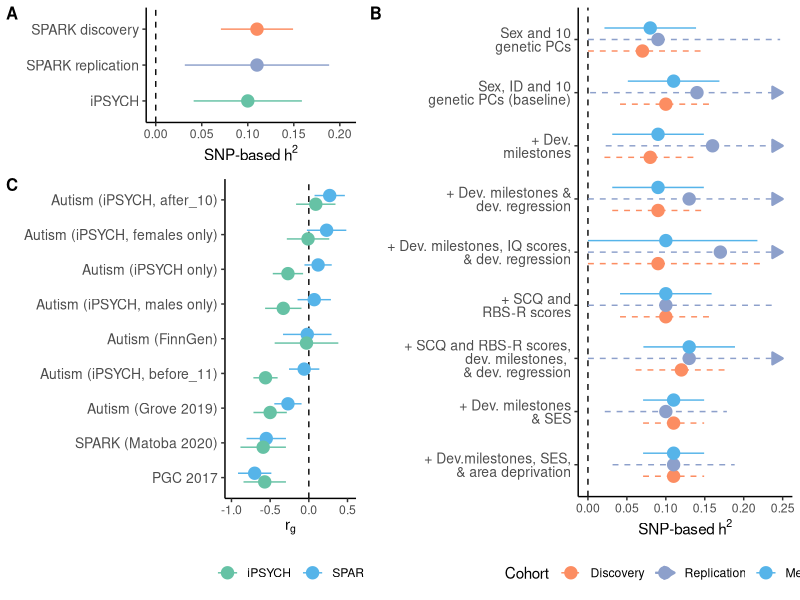

Write R code to recreate this figure.
library(ggplot2)
library(tidyverse)
library(RColorBrewer)
library(cowplot)

# Create phenotype levels with wrapped text
phenotype_levels <- rev(c(
  "Sex and 10\ngenetic PCs",
  "Sex, ID and 10\ngenetic PCs (baseline)",
  "+ Dev.\nmilestones",
  "+ Dev. milestones &\ndev. regression",
  "+ Dev. milestones, IQ scores,\n& dev. regression",
  "+ SCQ and\nRBS-R scores",
  "+ SCQ and RBS-R scores,\ndev. milestones, \n& dev. regression",
  "+ Dev. milestones\n& SES",
  "+ Dev.milestones, SES,\n& area deprivation"
))

data <- data.frame(
  Phenotype = factor(rep(phenotype_levels, 3), levels = phenotype_levels),
  h2 = c(0.11, 0.11, 0.12, 0.10, 0.09, 0.09, 0.08, 0.10, 0.07,  # Discovery
         0.11, 0.10, 0.13, 0.10, 0.17, 0.13, 0.16, 0.14, 0.09,  # Replication
         0.11, 0.11, 0.13, 0.10, 0.10, 0.09, 0.09, 0.11, 0.08), # Meta
  SE = c(0.02, 0.02, 0.03, 0.03, 0.07, 0.03, 0.03, 0.03, 0.04,  # Discovery
         0.04, 0.04, 0.07, 0.07, 0.16, 0.07, 0.07, 0.07, 0.08,  # Replication
         0.02, 0.02, 0.03, 0.03, 0.06, 0.03, 0.03, 0.03, 0.03), # Meta
  Cohort = factor(rep(c("Discovery", "Replication", "Meta-analysis"), each = 9),
                  levels = c("Discovery", "Replication", "Meta-analysis"))
)

# Calculate original CIs without constraints
data$CI_lower_orig <- data$h2 - 1.96*data$SE
data$CI_upper_orig <- data$h2 + 1.96*data$SE

# Constrain CIs to plot limits
x_min <- 0
x_max <- 0.25
data$CI_lower <- pmax(x_min, data$CI_lower_orig)
data$CI_upper <- pmin(x_max, data$CI_upper_orig)
data$cohorttype <-ifelse(data$Cohort == "Meta-analysis", 1, 0)

# Create dataset for arrows
arrows_data <- data %>%
  mutate(
    needs_right_arrow = CI_upper_orig > x_max,
    needs_left_arrow = CI_lower_orig < x_min,
    y_position = as.numeric(Phenotype)
  ) %>%
  group_by(Phenotype, Cohort) %>%
  mutate(
    y_position = case_when(
      Cohort == "Discovery" ~ y_position - 0.25,
      Cohort == "Replication" ~ y_position,
      Cohort == "Meta-analysis" ~ y_position + 0.25
    )
  )

B = ggplot(data, aes(y = Phenotype, x = h2, color = Cohort)) +
  geom_vline(xintercept = 0, linetype = "dashed", color = "gray5") +
  geom_pointrange(aes(xmin = CI_lower, xmax = CI_upper,
                      linetype = Cohort),
                  position = position_dodge(width = 0.65),
                  size = 0.8) +
  # Add right arrows
  geom_segment(data = subset(arrows_data, needs_right_arrow),
               aes(x = x_max - 0.01, xend = x_max,
                   y = y_position, yend = y_position),
               arrow = arrow(length = unit(0.3, "cm"), type = "closed"),
               size = 0.8) +
  scale_color_manual(values = c("#fc8d62","#8da0cb", "#56B4E9")) +
  scale_linetype_manual(values = c("dashed", "dashed", "solid")) +
  theme_classic() +
  labs(x = expression(paste("SNP-based ", h^2)), y = "") +
  theme(panel.grid.minor = element_blank(),
        panel.grid.major.y = element_blank(),
        axis.text.y = element_text(size = 10, lineheight = 0.8),
        legend.position = "bottom") +
  scale_x_continuous(limits = c(0, 0.25))


###Second figure
data <- data.frame(
  Cohort = factor(c("iPSYCH", "SPARK discovery", "SPARK replication"),
                  levels = rev(c("SPARK discovery", "SPARK replication", "iPSYCH"))),
  h2 = c(0.1, 0.11, 0.11),
  SE = c(0.03, 0.02, 0.04)
)

data$CI_lower <- pmax(0, data$h2 - 1.96*data$SE)
data$CI_upper <- data$h2 + 1.96*data$SE

set2_colors <- brewer.pal(3, "Set2")
custom_colors <- c(set2_colors[1], set2_colors[3], set2_colors[2])

A = ggplot(data, aes(y = Cohort, x = h2, color = Cohort)) +
  geom_vline(xintercept = 0, linetype = "dashed", color = "gray5") +
  geom_pointrange(aes(xmin = CI_lower, xmax = CI_upper),
                  size = 0.8) +
  scale_color_manual(values = custom_colors) +
  theme_classic() +
  labs(x = expression(paste("SNP-based ", h^2)), y = "") +
  theme(panel.grid.minor = element_blank(),
        panel.grid.major.y = element_blank(),
        axis.text.y = element_text(size = 10),
        legend.position = "none") +
  scale_x_continuous(limits = c(0, max(data$CI_upper) * 1.1))



#Third figure


# Create initial dataframe
data <- data.frame(
  Phenotype = c("PGC 2017", "SPARK (Matoba 2020)", "Autism (Grove 2019)", 
                "Autism (FinnGen)", "Autism (iPSYCH, before_11)",
                "Autism (iPSYCH, males only)", "Autism (iPSYCH only)",
                "Autism (iPSYCH, after_10)", "Autism (iPSYCH, females only)"))

# Add correlation and SE columns
data$SPARK_rg <- c(-0.70, -0.55, -0.27, -0.02, -0.06, 0.07, 0.12, 0.27, 0.23)
data$SPARK_SE <- c(0.11, 0.13, 0.09, 0.16, 0.10, 0.11, 0.09, 0.10, 0.13)
data$iPSYCH_rg <- c(-0.57, -0.59, -0.50, -0.03, -0.56, -0.33, -0.27, 0.09, -0.01)
data$iPSYCH_SE <- c(0.14, 0.15, 0.11, 0.21, 0.08, 0.12, 0.10, 0.13, 0.14)

# Order by SPARK rg
data <- data[order(data$SPARK_rg), ]
data$Phenotype <- factor(data$Phenotype, levels = data$Phenotype)

# Create long format correctly preserving SEs
long_data <- data.frame(
  Phenotype = rep(data$Phenotype, 2),
  Cohort = rep(c("SPARK", "iPSYCH"), each = nrow(data)),
  rg = c(data$SPARK_rg, data$iPSYCH_rg),
  SE = c(data$SPARK_SE, data$iPSYCH_SE)
)

long_data$CI_lower <- long_data$rg - 1.96 * long_data$SE
long_data$CI_upper <- long_data$rg + 1.96 * long_data$SE

C = ggplot(long_data, aes(y = Phenotype, x = rg, color = Cohort)) +
  geom_vline(xintercept = 0, linetype = "dashed", color = "gray5") +
  geom_pointrange(aes(xmin = CI_lower, xmax = CI_upper),
                  position = position_dodge(0.5),
                  size = 0.8) +
  scale_color_manual(values = c("iPSYCH" = brewer.pal(3, "Set2")[1],
                                "SPARK" = "#56B4E9")) +
  theme_classic() +
  labs(x = expression(r[g]), y = "", color = "") +
  theme(panel.grid.minor = element_blank(),
        panel.grid.major.y = element_blank(),
        axis.text.y = element_text(size = 10),
        legend.position = "bottom") +
  scale_x_continuous(limits = c(min(long_data$CI_lower) * 1.1,
                                max(long_data$CI_upper) * 1.1))

leftcol <- plot_grid(A, C, labels = c('A', 'C'), label_size = 12, ncol = 1, rel_heights = c(1, 2.5))
plot_grid(leftcol, B, labels = c('', 'B'), label_size = 12, ncol = 2, rel_widths = c(1, 1.2))
